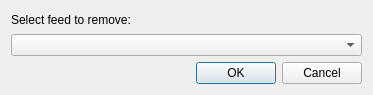
<?xml version="1.0" encoding="UTF-8"?>
<ui version="4.0">
 <class>RemoveDialog</class>
 <widget class="QDialog" name="RemoveDialog">
  <property name="geometry">
   <rect>
    <x>0</x>
    <y>0</y>
    <width>373</width>
    <height>95</height>
   </rect>
  </property>
  <property name="windowTitle">
   <string>Dialog</string>
  </property>
  <layout class="QVBoxLayout" name="verticalLayout">
   <item>
    <widget class="QLabel" name="label">
     <property name="text">
      <string>Select feed to remove:</string>
     </property>
    </widget>
   </item>
   <item>
    <widget class="QComboBox" name="removeComboBox"/>
   </item>
   <item>
    <widget class="QDialogButtonBox" name="buttonBox">
     <property name="orientation">
      <enum>Qt::Horizontal</enum>
     </property>
     <property name="standardButtons">
      <set>QDialogButtonBox::Cancel|QDialogButtonBox::Ok</set>
     </property>
    </widget>
   </item>
  </layout>
 </widget>
 <resources/>
 <connections>
  <connection>
   <sender>buttonBox</sender>
   <signal>accepted()</signal>
   <receiver>RemoveDialog</receiver>
   <slot>accept()</slot>
   <hints>
    <hint type="sourcelabel">
     <x>248</x>
     <y>254</y>
    </hint>
    <hint type="destinationlabel">
     <x>157</x>
     <y>274</y>
    </hint>
   </hints>
  </connection>
  <connection>
   <sender>buttonBox</sender>
   <signal>rejected()</signal>
   <receiver>RemoveDialog</receiver>
   <slot>reject()</slot>
   <hints>
    <hint type="sourcelabel">
     <x>316</x>
     <y>260</y>
    </hint>
    <hint type="destinationlabel">
     <x>286</x>
     <y>274</y>
    </hint>
   </hints>
  </connection>
 </connections>
</ui>
